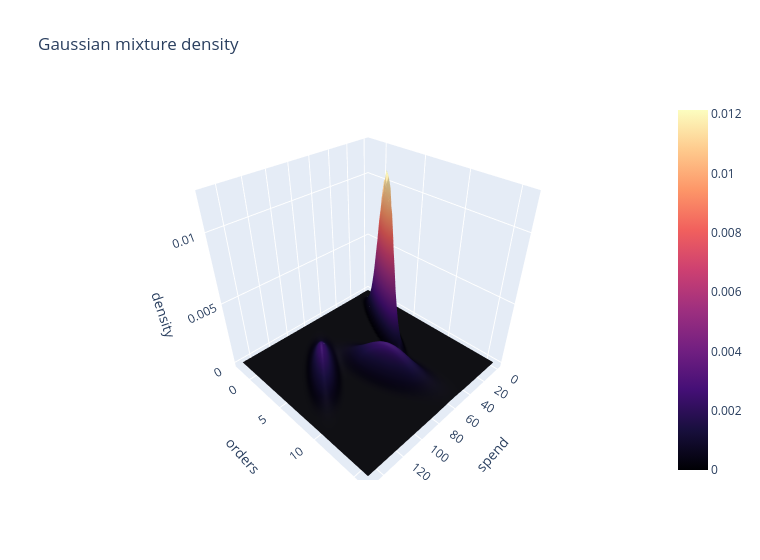

Notebook source saved alongside this figure:
### Markdown cell above
### 9.2 Interactive Plotly version of 9.1 (GMM surface)

### Code cell
fig = go.Figure(go.Surface(x=G1[0], y=G2[:, 0], z=Z_gmm, colorscale="Magma")); fig.update_layout(title="Gaussian mixture density", width=760, height=560, scene=dict(xaxis_title="spend", yaxis_title="orders", zaxis_title="density")); fig.show()

### Figure 1 — Plotly figure (JSON) as saved in the notebook; plotly's stock layout.template omitted (floating-point values rounded to 4 significant figures; data arrays with more than 128 entries replaced by an {"elided": "..."} marker saying what was removed)
{"data": [{"colorscale": [[0.0, "#000004"], [0.1111, "#180f3d"], [0.2222, "#440f76"], [0.3333, "#721f81"], [0.4444, "#9e2f7f"], [0.5556, "#cd4071"], [0.6667, "#f1605d"], [0.7778, "#fd9668"], [0.8889, "#feca8d"], [1.0, "#fcfdbf"]], "type": "surface", "x": [0.0, 2.174, 4.348, 6.522, 8.696, 10.87, 13.04, 15.22, 17.39, 19.57, 21.74, 23.91, 26.09, 28.26, 30.43, 32.61, 34.78, 36.96, 39.13, 41.3, 43.48, 45.65, 47.83, 50.0, 52.17, 54.35, 56.52, 58.7, 60.87, 63.04, 65.22, 67.39, 69.57, 71.74, 73.91, 76.09, 78.26, 80.43, 82.61, 84.78, 86.96, 89.13, 91.3, 93.48, 95.65, 97.83, 100.0, 102.2, 104.3, 106.5, 108.7, 110.9, 113.0, 115.2, 117.4, 119.6, 121.7, 123.9, 126.1, 128.3, 130.4, 132.6, 134.8, 137.0, 139.1, 141.3, 143.5, 145.7, 147.8, 150.0], "y": [-2.0, -1.739, -1.478, -1.217, -0.9565, -0.6957, -0.4348, -0.1739, 0.08696, 0.3478, 0.6087, 0.8696, 1.13, 1.391, 1.652, 1.913, 2.174, 2.435, 2.696, 2.957, 3.217, 3.478, 3.739, 4.0, 4.261, 4.522, 4.783, 5.043, 5.304, 5.565, 5.826, 6.087, 6.348, 6.609, 6.87, 7.13, 7.391, 7.652, 7.913, 8.174, 8.435, 8.696, 8.957, 9.217, 9.478, 9.739, 10.0, 10.26, 10.52, 10.78, 11.04, 11.3, 11.57, 11.83, 12.09, 12.35, 12.61, 12.87, 13.13, 13.39, 13.65, 13.91, 14.17, 14.43, 14.7, 14.96, 15.22, 15.48, 15.74, 16.0], "z": {"elided": "70x70 float values"}}], "layout": {"height": 560, "scene": {"xaxis": {"title": {"text": "spend"}}, "yaxis": {"title": {"text": "orders"}}, "zaxis": {"title": {"text": "density"}}}, "title": {"text": "Gaussian mixture density"}, "width": 760}}
